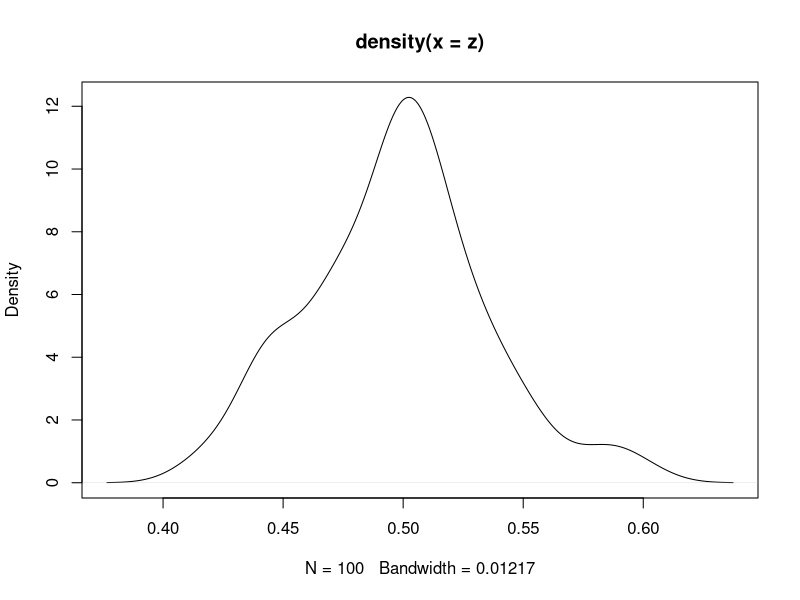

This chart was generated by the following R code:
## ---- chunk 1
m = 100
x <- as.numeric(m)
z <- as.numeric(m)
## ---- chunk 2
for(i in 1:m)
{
  x <- rbeta(100, 0.5, 0.5)
  z[i] <- mean(x)
}
## ---- chunk 3
plot(density(z))
